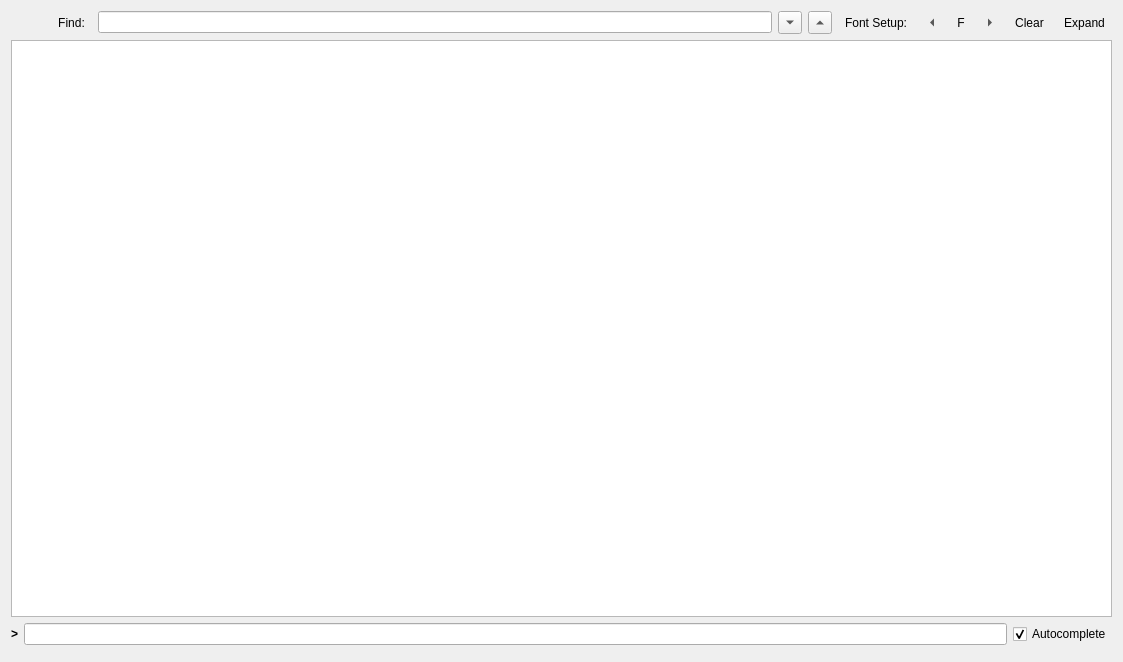
<?xml version="1.0" encoding="UTF-8"?>
<ui version="4.0">
 <class>TerminalDialog</class>
 <widget class="QDialog" name="TerminalDialog">
  <property name="geometry">
   <rect>
    <x>0</x>
    <y>0</y>
    <width>1123</width>
    <height>662</height>
   </rect>
  </property>
  <property name="windowTitle">
   <string>Dialog</string>
  </property>
  <layout class="QVBoxLayout" name="verticalLayout">
   <item>
    <widget class="QWidget" name="headerArea" native="true">
     <layout class="QHBoxLayout" name="horizontalLayout_5" stretch="0,0,1,0,0,0,0">
      <property name="leftMargin">
       <number>0</number>
      </property>
      <property name="topMargin">
       <number>0</number>
      </property>
      <property name="rightMargin">
       <number>0</number>
      </property>
      <property name="bottomMargin">
       <number>0</number>
      </property>
      <item>
       <spacer name="horizontalSpacer_2">
        <property name="orientation">
         <enum>Qt::Horizontal</enum>
        </property>
        <property name="sizeHint" stdset="0">
         <size>
          <width>40</width>
          <height>20</height>
         </size>
        </property>
       </spacer>
      </item>
      <item>
       <widget class="QToolButton" name="findToolButton">
        <property name="toolTip">
         <string>Text search</string>
        </property>
        <property name="text">
         <string>Find:</string>
        </property>
        <property name="checkable">
         <bool>true</bool>
        </property>
        <property name="checked">
         <bool>false</bool>
        </property>
        <property name="autoRaise">
         <bool>true</bool>
        </property>
       </widget>
      </item>
      <item>
       <widget class="QWidget" name="searchArea" native="true">
        <layout class="QHBoxLayout" name="horizontalLayout">
         <property name="leftMargin">
          <number>0</number>
         </property>
         <property name="topMargin">
          <number>0</number>
         </property>
         <property name="rightMargin">
          <number>0</number>
         </property>
         <property name="bottomMargin">
          <number>0</number>
         </property>
         <item>
          <widget class="QLineEdit" name="searchEditor"/>
         </item>
         <item>
          <widget class="QToolButton" name="nextButton">
           <property name="toolTip">
            <string>Find next</string>
           </property>
           <property name="text">
            <string>Next</string>
           </property>
           <property name="arrowType">
            <enum>Qt::DownArrow</enum>
           </property>
          </widget>
         </item>
         <item>
          <widget class="QToolButton" name="prevButton">
           <property name="toolTip">
            <string>Find previuos</string>
           </property>
           <property name="text">
            <string>Previous</string>
           </property>
           <property name="arrowType">
            <enum>Qt::UpArrow</enum>
           </property>
          </widget>
         </item>
        </layout>
       </widget>
      </item>
      <item>
       <widget class="QToolButton" name="fontToolButton">
        <property name="toolTip">
         <string>Font setup</string>
        </property>
        <property name="text">
         <string>Font Setup:</string>
        </property>
        <property name="checkable">
         <bool>true</bool>
        </property>
        <property name="checked">
         <bool>false</bool>
        </property>
        <property name="autoRaise">
         <bool>true</bool>
        </property>
       </widget>
      </item>
      <item>
       <widget class="QWidget" name="fontEditorArea" native="true">
        <layout class="QHBoxLayout" name="horizontalLayout_3">
         <property name="leftMargin">
          <number>0</number>
         </property>
         <property name="topMargin">
          <number>0</number>
         </property>
         <property name="rightMargin">
          <number>0</number>
         </property>
         <property name="bottomMargin">
          <number>0</number>
         </property>
         <item>
          <widget class="QToolButton" name="decreaseFontSzBtn">
           <property name="font">
            <font>
             <fontweight>ExtraBold</fontweight>
            </font>
           </property>
           <property name="toolTip">
            <string>Decrease font size</string>
           </property>
           <property name="text">
            <string>-</string>
           </property>
           <property name="icon">
            <iconset theme="application-exit"/>
           </property>
           <property name="autoRaise">
            <bool>true</bool>
           </property>
           <property name="arrowType">
            <enum>Qt::LeftArrow</enum>
           </property>
          </widget>
         </item>
         <item>
          <widget class="QToolButton" name="changeFontButton">
           <property name="font">
            <font>
             <fontweight>ExtraBold</fontweight>
            </font>
           </property>
           <property name="toolTip">
            <string>Set font family</string>
           </property>
           <property name="text">
            <string>F</string>
           </property>
           <property name="autoRaise">
            <bool>true</bool>
           </property>
          </widget>
         </item>
         <item>
          <widget class="QToolButton" name="increaseFontSzBtn">
           <property name="font">
            <font>
             <fontweight>ExtraBold</fontweight>
            </font>
           </property>
           <property name="toolTip">
            <string>Increase font size</string>
           </property>
           <property name="text">
            <string>+</string>
           </property>
           <property name="autoRaise">
            <bool>true</bool>
           </property>
           <property name="arrowType">
            <enum>Qt::RightArrow</enum>
           </property>
          </widget>
         </item>
        </layout>
       </widget>
      </item>
      <item>
       <widget class="QToolButton" name="cleanButton">
        <property name="toolTip">
         <string>Clear widget</string>
        </property>
        <property name="text">
         <string>Clear</string>
        </property>
        <property name="autoRaise">
         <bool>true</bool>
        </property>
       </widget>
      </item>
      <item>
       <widget class="QToolButton" name="fullScreenButton">
        <property name="toolTip">
         <string>Expand button</string>
        </property>
        <property name="text">
         <string>Expand</string>
        </property>
        <property name="autoRaise">
         <bool>true</bool>
        </property>
       </widget>
      </item>
     </layout>
    </widget>
   </item>
   <item>
    <widget class="QPlainTextEdit" name="consoleEditor">
     <property name="readOnly">
      <bool>true</bool>
     </property>
    </widget>
   </item>
   <item>
    <widget class="QWidget" name="commandArea" native="true">
     <layout class="QHBoxLayout" name="horizontalLayout_2">
      <property name="leftMargin">
       <number>0</number>
      </property>
      <property name="topMargin">
       <number>0</number>
      </property>
      <property name="rightMargin">
       <number>0</number>
      </property>
      <property name="bottomMargin">
       <number>0</number>
      </property>
      <item>
       <widget class="QLabel" name="label">
        <property name="font">
         <font>
          <bold>true</bold>
         </font>
        </property>
        <property name="text">
         <string>&gt;</string>
        </property>
       </widget>
      </item>
      <item>
       <widget class="LineEdit" name="commandEditor">
        <property name="clearButtonEnabled">
         <bool>true</bool>
        </property>
       </widget>
      </item>
      <item>
       <widget class="QCheckBox" name="autocomplChBox">
        <property name="text">
         <string>Autocomplete</string>
        </property>
        <property name="checked">
         <bool>true</bool>
        </property>
       </widget>
      </item>
     </layout>
    </widget>
   </item>
   <item>
    <widget class="QWidget" name="footerArea" native="true">
     <layout class="QHBoxLayout" name="horizontalLayout_4">
      <property name="leftMargin">
       <number>0</number>
      </property>
      <property name="topMargin">
       <number>0</number>
      </property>
      <property name="rightMargin">
       <number>0</number>
      </property>
      <property name="bottomMargin">
       <number>0</number>
      </property>
     </layout>
    </widget>
   </item>
  </layout>
 </widget>
 <customwidgets>
  <customwidget>
   <class>LineEdit</class>
   <extends>QLineEdit</extends>
   <header location="global">lineedit.h</header>
  </customwidget>
 </customwidgets>
 <resources/>
 <connections/>
</ui>
